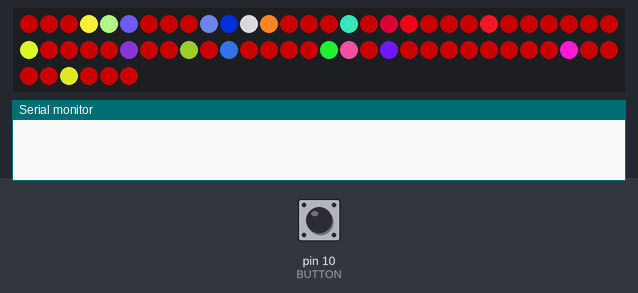
A sketch run on a simulated Arduino Uno, built with avr-gcc and run on an emulated ATmega328P. Parts: 66 RGB LEDs in strip order, left to right, continuing on the next row, the last lines printed to the serial monitor. The test bench sets the inputs (shaded band); at power-on: pin 10 (BUTTON) HIGH. The strip is taken to match the declared colour order; random numbers use the default seed unless the sketch sets one.

Above: at 2.69 s.
3.6 s: pin 10 (BUTTON) pulled LOW for 1.4 s
At 6.0 s:
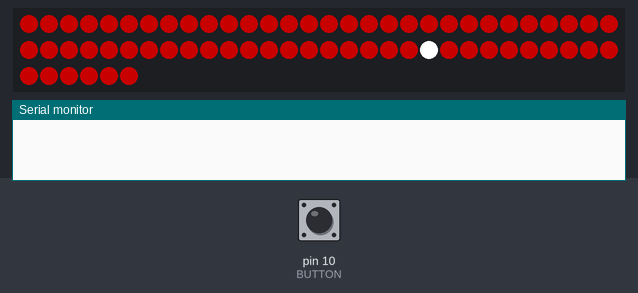
6.5 s: pin 10 (BUTTON) pulled LOW for 3.2 s
At 8.18 s:
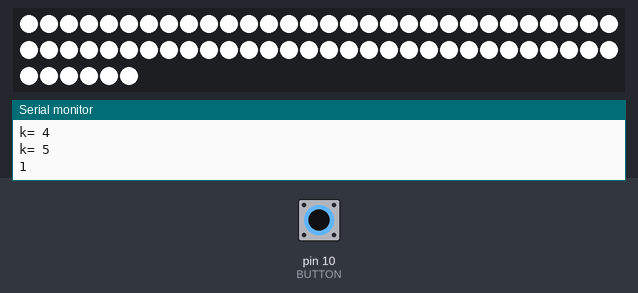
11.2 s: pin 10 (BUTTON) pulled LOW for 1.4 s
14.5 s: pin 10 (BUTTON) pulled LOW for 1.4 s
At 16.11 s:
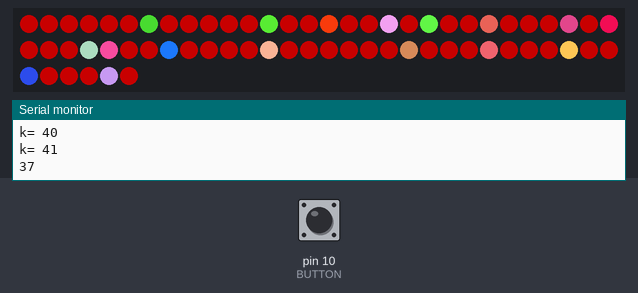
17.4 s: pin 10 (BUTTON) driven LOW
At 18.52 s:
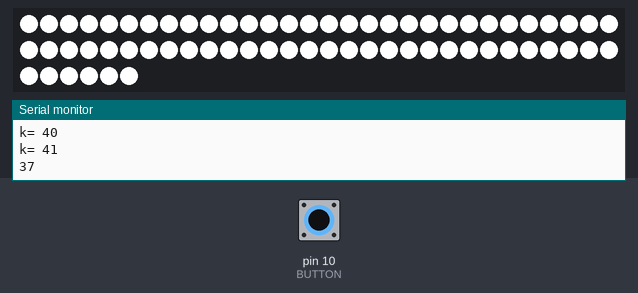
19.1 s: pin 10 (BUTTON) driven HIGH
At 20.14 s:
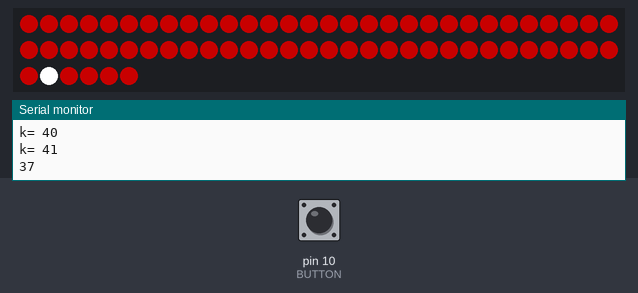

The sketch:

Weihnachtsbaum.ino
```cpp
#include <Adafruit_NeoPixel.h>

#define  LED_PIN   6
#define LED_COUNT 66

#define BUTTON 10

Adafruit_NeoPixel strip(LED_COUNT, LED_PIN, NEO_RGB + NEO_KHZ800);


uint32_t green = strip.Color(100, 0, 0);
uint32_t blue = strip.Color(0, 0, 255);
uint32_t red = strip.Color(0, 255, 0);
uint32_t white = strip.Color(255, 255, 255);

int val;
int oldModus;
bool anzeige;
int buttonState = 0;
int n = 1;
int positionLED = 0;
int blockLED = 5;


int count;
int speedDelay;

void setup() {
  strip.begin();
  strip.clear();
  Serial.begin(9600);

  pinMode(BUTTON, INPUT_PULLUP);

randomSeed(analogRead(A0));

}


void loop() {


  int vorwahl = ButtonState();
  if (oldModus != vorwahl) {
    oldModus = vorwahl;
    anzeige = true;
  }
  else {
    anzeige = false;
  }

  switch (vorwahl) {

    case 1:
      ModusChange(vorwahl);
      Modus1();
      //Serial.println("Case1");
      break;

    case 2:
      ModusChange(vorwahl);
      Modus2();
      //Serial.println("Case2");
      break;

    case 3:
      ModusChange(vorwahl);
      Modus3();
      //Serial.println("Case3");
      break;

    default:
      strip.clear();
      //Serial.println("Default");
      break;
  }
}

void Modus1() {

  strip.fill(green);
  strip.show();
  count = 20;
  speedDelay = 50;
  for (int i = 0; i < count; i++) {
    strip.setPixelColor(random(LED_COUNT), random(0, 255), random(0, 255), random(0, 255));
    strip.show();
    delay(speedDelay);
  }
  delay(speedDelay);
}

void Modus2() {

  strip.fill(green);
  strip.show();
  count = 20;
  speedDelay = random(150,400);
  int pixel = random(LED_COUNT);
  strip.setPixelColor(pixel,255,255,255);
  strip.show();
  delay(speedDelay);


}
void Modus3() {

  strip.fill(green);
  //strip.show();
  blockLED=positionLED+5;
  for(int k=positionLED;k<=blockLED;k++){
    Serial.print("k= ");
    Serial.println(k);
    strip.setPixelColor(k,255,0,0);
  }
  strip.show();
  positionLED++;
  if(positionLED>LED_COUNT){
    positionLED=0;
  }
  Serial.println(positionLED);
  delay(25
  );
}


void ModusChange(int i) {
  int j = 1;
  if (anzeige) {
    while (j <= i) {
      strip.fill(white);
      strip.show();
      delay(250);
      strip.clear();
      strip.show();
      delay(250);
      j++;
    }
  }
}


int ButtonState () {

  if (digitalRead(BUTTON) == LOW) {
    n++;
  }
  if (n > 3) {
    n = 1;
  }
  //Serial.println(n);
  return n;

}
```
